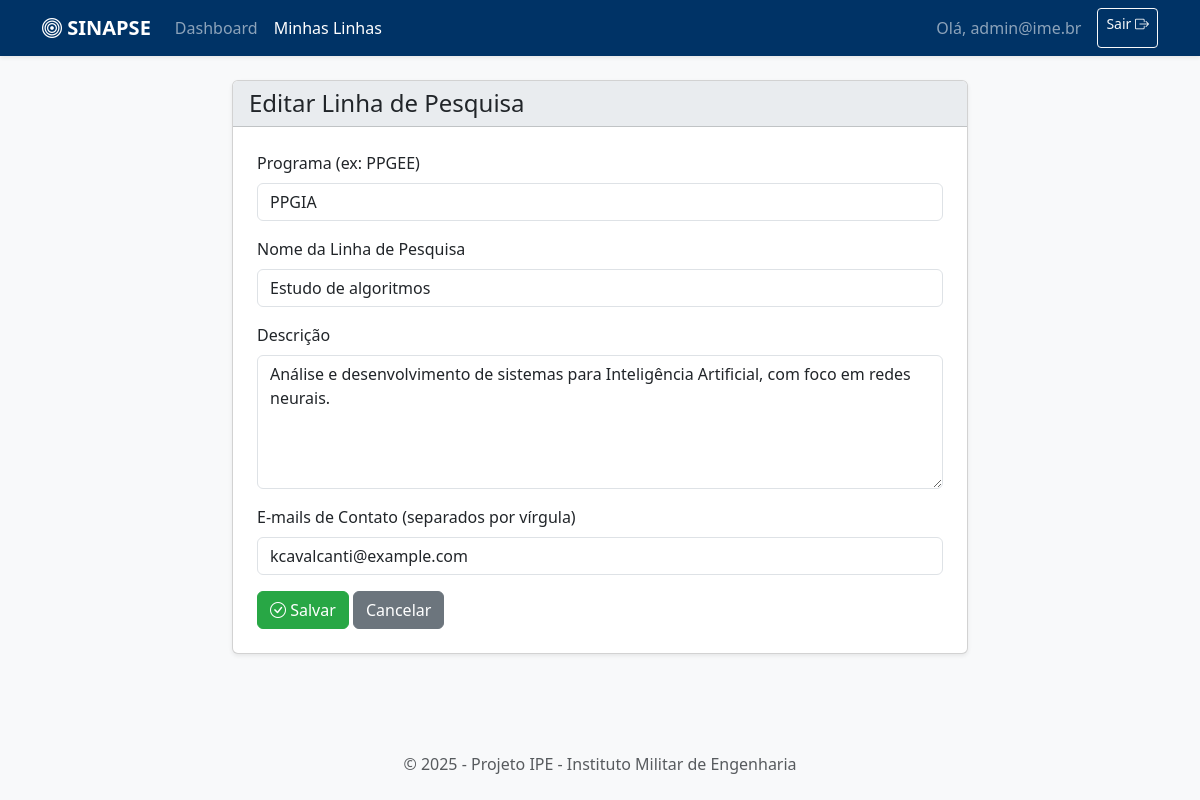
The app's page /linhas/editar/13 (signed in) with its own data.
### tables this page shows
CREATE TABLE linha_ime (
            id INTEGER PRIMARY KEY AUTOINCREMENT, programa TEXT, linha TEXT, descricao TEXT, 
            emails_contato TEXT, embedding BLOB, user_id INTEGER,
            FOREIGN KEY (user_id) REFERENCES users (id)
        );

### app.py (the view, shortened to what this page needs)
@app.route('/linhas/editar/<int:linha_id>', methods=['GET', 'POST'])
@login_required
def editar_linha(linha_id):
    user_id = session['user_id']
    linha = motor.get_linha_by_id(linha_id, user_id)
    if linha is None:
        flash("Linha de pesquisa não encontrada ou você não tem permissão para editá-la.", "danger")
        return redirect(url_for('listar_linhas'))
    return render_template('linha_form.html', titulo="Editar Linha de Pesquisa", linha=linha)

### app.py (called while the page is built)
def login_required(f):
    @wraps(f)
    def decorated_function(*args, **kwargs):
        if 'user_id' not in session:
            flash("Você precisa fazer login para acessar esta página.", "warning")
            return redirect(url_for('login'))
        return f(*args, **kwargs)
    return decorated_function

### motor_ia.py (called while the page is built)
    def get_linha_by_id(self, linha_id, user_id):
        df = pd.read_sql(f"SELECT * FROM linha_ime WHERE id = {linha_id} AND user_id = {user_id}", self.engine)
        return df.iloc[0].to_dict() if not df.empty else None

### templates/linha_form.html (shortened to what this page needs)
{% extends "base.html" %}
{% block content %}
<div class="row justify-content-center">
    <div class="col-lg-8">
        <div class="card shadow-sm">
            <div class="card-header h4">
                {{ titulo }}
            </div>
            <div class="card-body p-4">
                <form method="post">
                    <div class="mb-3">
                        <label for="programa" class="form-label">Programa (ex: PPGEE)</label>
                        <input type="text" class="form-control" id="programa" name="programa" value="{{ linha.programa if linha else '' }}" required>
                    </div>
                    <div class="mb-3">
                        <label for="linha" class="form-label">Nome da Linha de Pesquisa</label>
                        <input type="text" class="form-control" id="linha" name="linha" value="{{ linha.linha if linha else '' }}" required>
                    </div>
                    <div class="mb-3">
                        <label for="descricao" class="form-label">Descrição</label>
                        <textarea class="form-control" id="descricao" name="descricao" rows="5" required>{{ linha.descricao if linha else '' }}</textarea>
                    </div>
                    <div class="mb-3">
                        <label for="emails_contato" class="form-label">E-mails de Contato (separados por vírgula)</label>
                        <input type="text" class="form-control" id="emails_contato" name="emails_contato" value="{{ linha.emails_contato if linha else '' }}">
                    </div>
                    <button type="submit" class="btn btn-success"><i class="bi bi-check-circle"></i> Salvar</button>
                    <a href="{{ url_for('listar_linhas') }}" class="btn btn-secondary">Cancelar</a>
                </form>
            </div>
        </div>
    </div>
</div>
{% endblock %}

### templates/base.html (style rules this page uses)
body { background-color: #f8f9fa; }
.card-header { background-color: #e9ecef; }
.btn-success { background-color: #28a745; border-color: #28a745; }

### records on screen
linha_ime: programa "PPGIA", linha "Estudo de algoritmos", descricao "Análise e desenvolvimento de sistemas para Inteligência Artificial, com foco em redes neurais.", emails_contato "kcavalcanti@example.com"

### other values on screen
{{ session.user_email }} "admin@ime.br"
{{ titulo }} "Editar Linha de Pesquisa"
